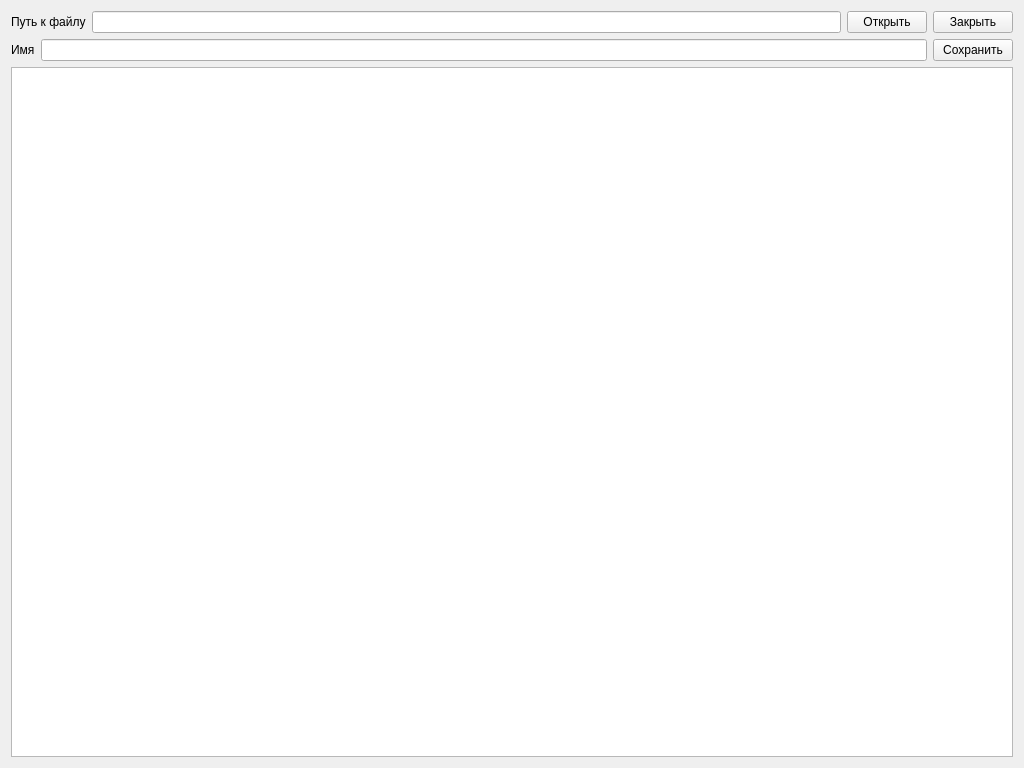
<?xml version="1.0" encoding="UTF-8"?>
<ui version="4.0">
 <class>Form</class>
 <widget class="QWidget" name="Form">
  <property name="geometry">
   <rect>
    <x>0</x>
    <y>0</y>
    <width>1024</width>
    <height>768</height>
   </rect>
  </property>
  <property name="windowTitle">
   <string>Form</string>
  </property>
  <layout class="QHBoxLayout" name="horizontalLayout_3">
   <item>
    <layout class="QVBoxLayout" name="verticalLayout_2">
     <item>
      <layout class="QVBoxLayout" name="verticalLayout">
       <item>
        <layout class="QHBoxLayout" name="horizontalLayout">
         <item>
          <widget class="QLabel" name="label">
           <property name="text">
            <string>Путь к файлу</string>
           </property>
          </widget>
         </item>
         <item>
          <widget class="QLineEdit" name="Adress">
           <property name="maxLength">
            <number>33000</number>
           </property>
          </widget>
         </item>
         <item>
          <widget class="QPushButton" name="Open">
           <property name="text">
            <string>Открыть</string>
           </property>
          </widget>
         </item>
         <item>
          <widget class="QPushButton" name="Close">
           <property name="text">
            <string>Закрыть</string>
           </property>
          </widget>
         </item>
        </layout>
       </item>
       <item>
        <layout class="QHBoxLayout" name="horizontalLayout_2">
         <item>
          <widget class="QLabel" name="label_2">
           <property name="text">
            <string>Имя</string>
           </property>
          </widget>
         </item>
         <item>
          <widget class="QLineEdit" name="Name"/>
         </item>
         <item>
          <widget class="QPushButton" name="Save">
           <property name="text">
            <string>Сохранить</string>
           </property>
          </widget>
         </item>
        </layout>
       </item>
      </layout>
     </item>
     <item>
      <widget class="QTextEdit" name="textEdit"/>
     </item>
    </layout>
   </item>
  </layout>
 </widget>
 <resources/>
 <connections/>
</ui>
